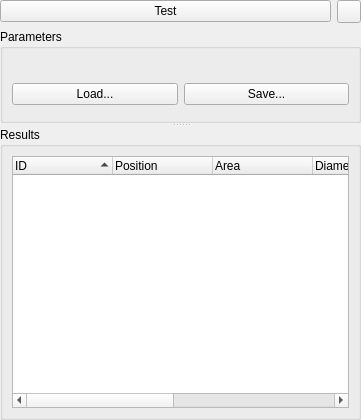
<?xml version="1.0" encoding="UTF-8"?>
<ui version="4.0">
 <class>CBlobFeaturesSupplierGuiComp</class>
 <widget class="QWidget" name="CBlobFeaturesSupplierGuiComp">
  <property name="geometry">
   <rect>
    <x>0</x>
    <y>0</y>
    <width>361</width>
    <height>420</height>
   </rect>
  </property>
  <layout class="QVBoxLayout" name="verticalLayout_3">
   <property name="leftMargin">
    <number>0</number>
   </property>
   <property name="topMargin">
    <number>0</number>
   </property>
   <property name="rightMargin">
    <number>0</number>
   </property>
   <property name="bottomMargin">
    <number>0</number>
   </property>
   <item>
    <layout class="QHBoxLayout" name="horizontalLayout">
     <item>
      <widget class="QPushButton" name="TestButton">
       <property name="sizePolicy">
        <sizepolicy hsizetype="Minimum" vsizetype="Fixed">
         <horstretch>0</horstretch>
         <verstretch>0</verstretch>
        </sizepolicy>
       </property>
       <property name="text">
        <string>Test</string>
       </property>
       <property name="icon">
        <iconset resource="../../../Acf/Include/iqtgui/iqtgui.qrc">
         <normaloff>:/Icons/Play</normaloff>:/Icons/Play</iconset>
       </property>
      </widget>
     </item>
     <item>
      <widget class="QToolButton" name="AutoTestButton">
       <property name="sizePolicy">
        <sizepolicy hsizetype="Fixed" vsizetype="Preferred">
         <horstretch>0</horstretch>
         <verstretch>0</verstretch>
        </sizepolicy>
       </property>
       <property name="text">
        <string/>
       </property>
       <property name="icon">
        <iconset resource="../../../Acf/Include/iqtgui/iqtgui.qrc">
         <normaloff>:/Icons/AutoUpdate</normaloff>:/Icons/AutoUpdate</iconset>
       </property>
       <property name="checkable">
        <bool>true</bool>
       </property>
      </widget>
     </item>
    </layout>
   </item>
   <item>
    <widget class="QSplitter" name="splitter">
     <property name="orientation">
      <enum>Qt::Vertical</enum>
     </property>
     <widget class="QGroupBox" name="ParamsGB">
      <property name="sizePolicy">
       <sizepolicy hsizetype="Preferred" vsizetype="MinimumExpanding">
        <horstretch>0</horstretch>
        <verstretch>0</verstretch>
       </sizepolicy>
      </property>
      <property name="title">
       <string>Parameters</string>
      </property>
      <layout class="QVBoxLayout" name="verticalLayout">
       <item>
        <widget class="QFrame" name="ParamsFrame">
         <property name="sizePolicy">
          <sizepolicy hsizetype="Preferred" vsizetype="MinimumExpanding">
           <horstretch>0</horstretch>
           <verstretch>0</verstretch>
          </sizepolicy>
         </property>
         <property name="frameShape">
          <enum>QFrame::NoFrame</enum>
         </property>
         <property name="frameShadow">
          <enum>QFrame::Raised</enum>
         </property>
         <layout class="QVBoxLayout" name="verticalLayout_4">
          <property name="leftMargin">
           <number>0</number>
          </property>
          <property name="topMargin">
           <number>0</number>
          </property>
          <property name="rightMargin">
           <number>0</number>
          </property>
          <property name="bottomMargin">
           <number>0</number>
          </property>
         </layout>
        </widget>
       </item>
       <item>
        <layout class="QHBoxLayout" name="horizontalLayout_2">
         <item>
          <widget class="QPushButton" name="LoadParamsButton">
           <property name="sizePolicy">
            <sizepolicy hsizetype="Preferred" vsizetype="Fixed">
             <horstretch>0</horstretch>
             <verstretch>0</verstretch>
            </sizepolicy>
           </property>
           <property name="text">
            <string>Load...</string>
           </property>
          </widget>
         </item>
         <item>
          <widget class="QPushButton" name="SaveParamsButton">
           <property name="sizePolicy">
            <sizepolicy hsizetype="Preferred" vsizetype="Fixed">
             <horstretch>0</horstretch>
             <verstretch>0</verstretch>
            </sizepolicy>
           </property>
           <property name="text">
            <string>Save...</string>
           </property>
          </widget>
         </item>
        </layout>
       </item>
       <item>
        <widget class="QWidget" name="IntermediateWidget" native="true">
         <layout class="QHBoxLayout" name="horizontalLayout_3">
          <property name="leftMargin">
           <number>0</number>
          </property>
          <property name="topMargin">
           <number>0</number>
          </property>
          <property name="rightMargin">
           <number>0</number>
          </property>
          <property name="bottomMargin">
           <number>0</number>
          </property>
         </layout>
        </widget>
       </item>
      </layout>
     </widget>
     <widget class="QGroupBox" name="groupBox">
      <property name="title">
       <string>Results</string>
      </property>
      <layout class="QVBoxLayout" name="verticalLayout_2">
       <item>
        <widget class="QTreeWidget" name="ResultsList">
         <property name="sizePolicy">
          <sizepolicy hsizetype="Preferred" vsizetype="Preferred">
           <horstretch>0</horstretch>
           <verstretch>0</verstretch>
          </sizepolicy>
         </property>
         <property name="rootIsDecorated">
          <bool>false</bool>
         </property>
         <property name="uniformRowHeights">
          <bool>true</bool>
         </property>
         <property name="sortingEnabled">
          <bool>true</bool>
         </property>
         <property name="animated">
          <bool>true</bool>
         </property>
         <property name="allColumnsShowFocus">
          <bool>true</bool>
         </property>
         <column>
          <property name="text">
           <string>ID</string>
          </property>
          <property name="toolTip">
           <string>ID of the blob</string>
          </property>
         </column>
         <column>
          <property name="text">
           <string>Position</string>
          </property>
          <property name="toolTip">
           <string>Position of the found blob</string>
          </property>
         </column>
         <column>
          <property name="text">
           <string>Area</string>
          </property>
          <property name="toolTip">
           <string>Area of the blob</string>
          </property>
         </column>
         <column>
          <property name="text">
           <string>Diameter</string>
          </property>
          <property name="toolTip">
           <string>Diameter of the blob</string>
          </property>
         </column>
         <column>
          <property name="text">
           <string>Circularity</string>
          </property>
          <property name="toolTip">
           <string>Circularity of the blob</string>
          </property>
         </column>
         <column>
          <property name="text">
           <string>Perimeter</string>
          </property>
          <property name="toolTip">
           <string>Perimeter of the blob (total length of the contour)</string>
          </property>
         </column>
         <column>
          <property name="text">
           <string>Angle</string>
          </property>
          <property name="toolTip">
           <string>Angle of found model [°]</string>
          </property>
         </column>
        </widget>
       </item>
      </layout>
     </widget>
    </widget>
   </item>
  </layout>
 </widget>
 <tabstops>
  <tabstop>TestButton</tabstop>
  <tabstop>AutoTestButton</tabstop>
  <tabstop>LoadParamsButton</tabstop>
  <tabstop>SaveParamsButton</tabstop>
 </tabstops>
 <resources>
  <include location="../../../Acf/Include/iqtgui/iqtgui.qrc"/>
 </resources>
 <connections>
  <connection>
   <sender>AutoTestButton</sender>
   <signal>toggled(bool)</signal>
   <receiver>TestButton</receiver>
   <slot>setDisabled(bool)</slot>
   <hints>
    <hint type="sourcelabel">
     <x>507</x>
     <y>9</y>
    </hint>
    <hint type="destinationlabel">
     <x>460</x>
     <y>18</y>
    </hint>
   </hints>
  </connection>
 </connections>
</ui>
